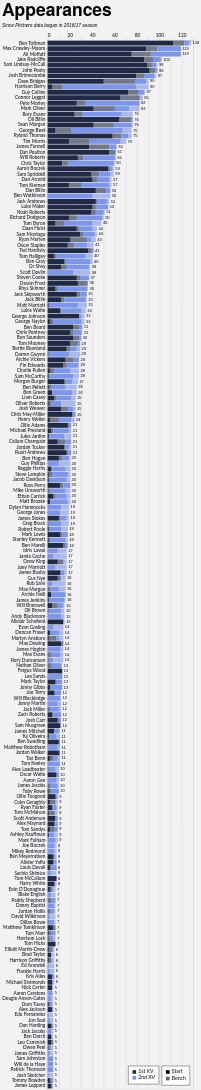

Write a Vega-Lite specification for this figure.
### Vega-Lite specification from a JSON file in a GitHub repository (floating-point values rounded to 4 significant figures; data arrays with more than 128 entries replaced by an {"elided": "..."} marker saying what was removed)
{"config": {"axis": {"labelFont": "Lato, sans-serif", "titleFont": "PT Sans Narrow, Helvetica Neue, Helvetica, Arial, sans-serif", "labelFontSize": 13, "titleFontSize": 24, "gridColor": "#202947", "gridOpacity": 0.2}, "header": {"labelFont": "PT Sans Narrow, Helvetica Neue, Helvetica, Arial, sans-serif", "titleFont": "PT Sans Narrow, Helvetica Neue, Helvetica, Arial, sans-serif", "labelFontSize": 24, "titleFontSize": 28, "labelFontWeight": "bold", "orient": "left"}, "legend": {"labelFont": "Lato, sans-serif", "titleFont": "PT Sans Narrow, Helvetica Neue, Helvetica, Arial, sans-serif", "labelFontSize": 14, "titleFontSize": 16, "titlePadding": 5, "fillColor": "white", "strokeColor": "black", "padding": 10, "titleFontWeight": "lighter", "titleFontStyle": "italic", "titleColor": "gray", "offset": 10}, "title": {"font": "PT Sans Narrow, Helvetica Neue, Helvetica, Arial, sans-serif", "fontSize": 48, "fontWeight": "bold", "anchor": "start", "align": "center", "titlePadding": 20, "subtitlePadding": 10, "subtitleFontSize": 13, "subtitleColor": "", "subtitleFontStyle": "italic", "offset": 15, "color": "black"}, "axisX": {"labelAngle": 0}, "facet": {"title": null, "header": null, "align": {"row": "each", "column": "each"}}, "resolve": {"scale": {"y": "independent", "facet": "independent"}}, "background": "#f2f1f4", "scale": {"offsetBandPaddingOuter": 0.2, "offsetBandPaddingInner": 0.1}}, "layer": [{"mark": {"type": "bar"}, "encoding": {"color": {"field": "squad", "legend": {"direction": "vertical", "labelExpr": "datum.value + ' XV'", "orient": "bottom-right", "title": null}, "scale": {"domain": ["1st", "2nd"], "range": ["#202946", "#7d96e8"]}, "sort": ["1st", "2nd"], "type": "nominal"}, "opacity": {"field": "start", "legend": {"direction": "vertical", "orient": "bottom-right", "title": null}, "scale": {"domain": ["Start", "Bench"], "range": [1.0, 0.6]}, "sort": ["Start", "Bench"], "type": "nominal"}, "order": {"field": "stack_order", "sort": "ascending", "type": "quantitative"}, "tooltip": [{"field": "player", "title": "Player", "type": "nominal"}, {"field": "squad", "title": "Squad", "type": "nominal"}, {"field": "start", "title": "Selection", "type": "nominal"}, {"aggregate": "sum", "field": "games", "title": "Games", "type": "quantitative"}, {"aggregate": "max", "field": "player_total", "title": "Total", "type": "quantitative"}], "x": {"aggregate": "sum", "axis": {"orient": "top", "title": null}, "field": "games", "type": "quantitative"}, "y": {"field": "player", "sort": {"field": "player_total", "op": "max", "order": "descending"}, "title": null, "type": "nominal"}}}, {"mark": {"type": "text", "align": "left", "baseline": "middle", "color": "black", "dx": 4, "fontSize": 11}, "encoding": {"text": {"field": "total_games", "format": ".0f", "type": "quantitative"}, "x": {"axis": {"orient": "top", "title": null}, "field": "total_games", "type": "quantitative"}, "y": {"field": "player", "sort": {"field": "player_total", "op": "max", "order": "descending"}, "title": null, "type": "nominal"}}, "transform": [{"aggregate": [{"op": "sum", "field": "games", "as": "total_games"}, {"op": "max", "field": "player_total", "as": "player_total"}], "groupby": ["player"]}]}], "data": {"name": "data-64cc765272a55289334e86da7ca7088c"}, "height": {"step": 15}, "params": [{"name": "seasonParam", "value": []}, {"name": "gameTypesParam", "value": []}, {"name": "squadParam", "value": "All"}, {"name": "positionsParam", "value": []}, {"name": "minAppsParam", "value": 5}], "title": {"text": "Appearances", "subtitle": "Since Pitchero data began in 2016/17 season"}, "transform": [{"filter": "length(seasonParam) === 0 || indexof(seasonParam, datum.season) >= 0"}, {"filter": "length(gameTypesParam) === 0 || indexof(gameTypesParam, datum.game_type) >= 0"}, {"filter": "squadParam === \"All\" || datum.squad === squadParam"}, {"filter": "length(positionsParam) === 0 || indexof(positionsParam, datum.position) >= 0"}, {"joinaggregate": [{"op": "sum", "field": "games", "as": "player_total"}], "groupby": ["player"]}, {"filter": "datum.player_total >= minAppsParam"}], "width": 400, "$schema": "https://vega.github.io/schema/vega-lite/v5.20.1.json", "datasets": {"data-64cc765272a55289334e86da7ca7088c": {"elided": "2362 records"}}}
